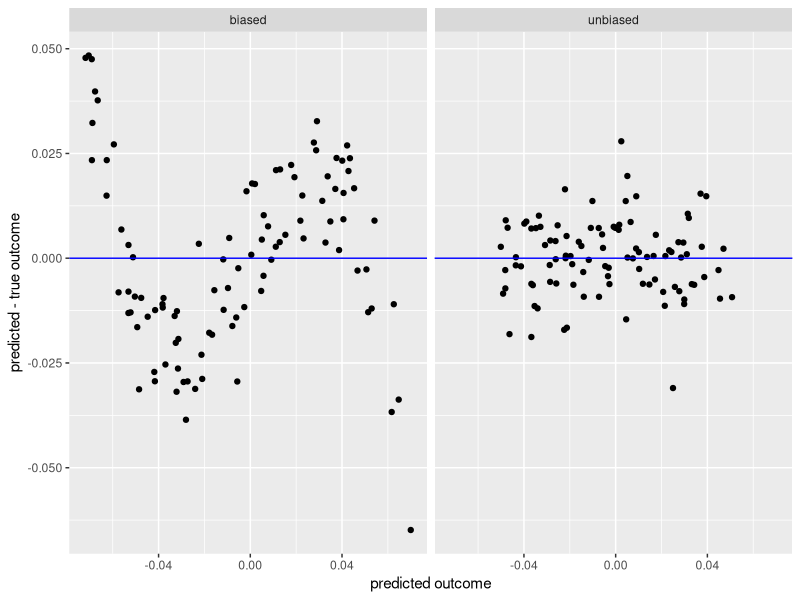
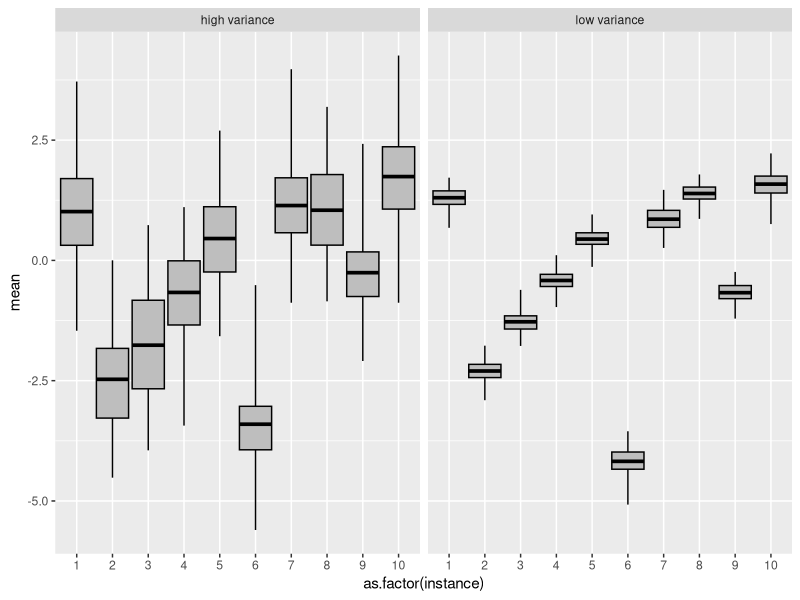
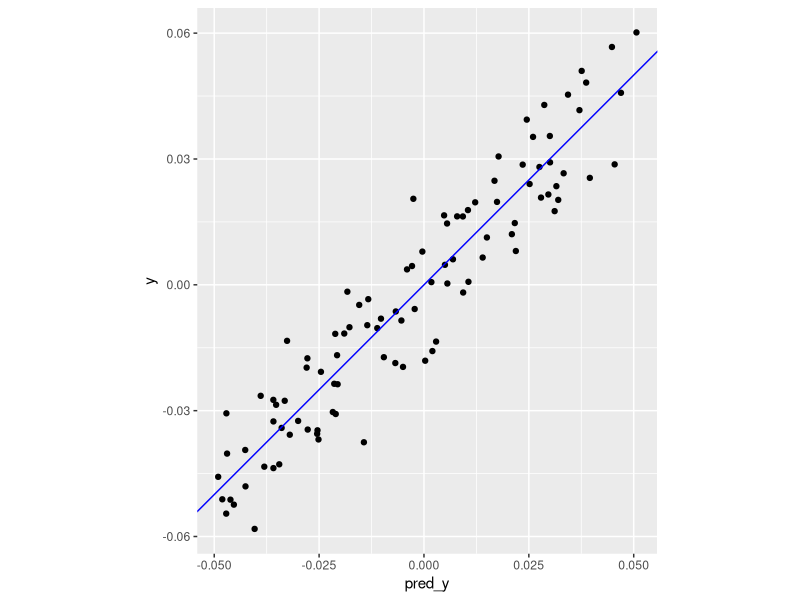
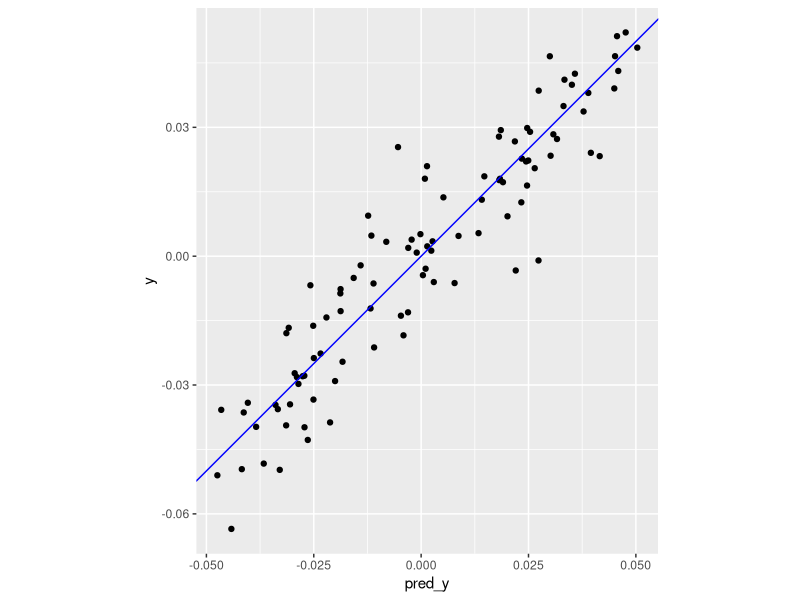
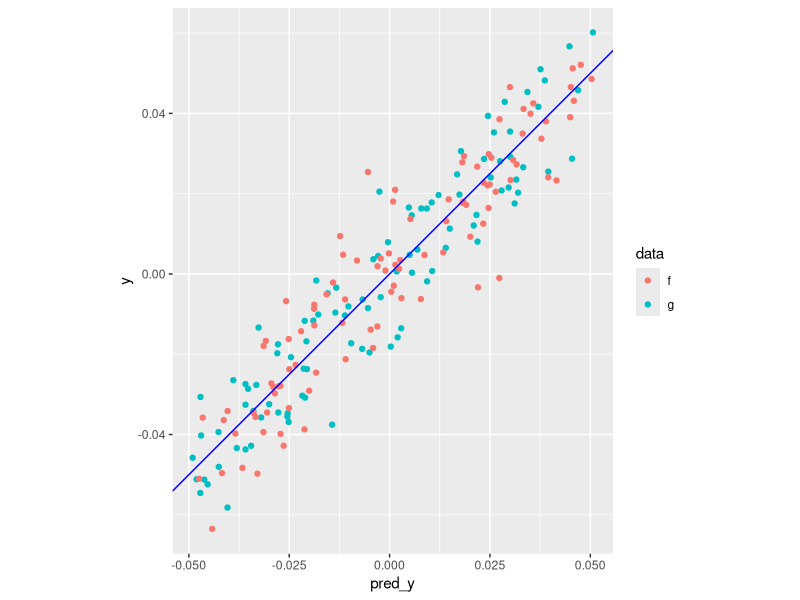

R code for these plots, in order:
# Generate some examples for the validating models slide
library(ggplot2)

set.seed(45345354)
 # -------------- example of bias --------------
N = 100
x = runif(N) - 0.5

d = data.frame(x=x, y=x^3 + 0.01*rnorm(N))
mod_d = lm(y~x, data=d)
d$pred_y = predict(mod_d, newdata=d)
d$model = "biased"
# unbiased
g = data.frame(x=x, y=0.1*x+0.01*rnorm(N))
mod_g = lm(y~x, data=g)
g$pred_y = predict(mod_g, newdata=g)
g$model = "unbiased"

perf = rbind(d[, c("y", "pred_y", "model")], g[, c("y", "pred_y", "model")])

ggplot(perf, aes(x=pred_y, y=pred_y-y)) +
  geom_point() + geom_abline(slope=0, color="blue") +
  scale_x_continuous("predicted outcome") + scale_y_continuous("predicted - true outcome") +
  facet_wrap(~model)

# --------------  variance: trees are high variance ------------------
library(rpart)
library(ggplot2)

set.seed(45345354)

generateSet = function(npts) {
  means = c(-1, 0, 1)
  names(means) = c("a", "b", "c")
  x1 = rnorm(npts)
  x2 = pi*(runif(npts)-0.5)
  x3 = sample(names(means), size=npts, replace=TRUE)
  x3_v= rnorm(npts) + means[x3]
  y = 2*x1 + sin(x2) + x3_v
  data.frame(x1=x1, x2=x2, x3=x3, y=y)
}

Ntrain = 100
Ntest=10
Nexp = 100

test = generateSet(Ntest)

experiments=NULL
for(i in seq_len(Nexp)) {
  train = generateSet(Ntrain)
  fmla = as.formula(y ~ x1+x2+x3)
  tfit = rpart(fmla, data=train)
  lfit = lm(fmla, data=train)

  # run it on test, and then collect the results
  # not efficient to do it this way, but whatevs
  tmp = rbind(data.frame(instance=seq_len(Ntest), model="high variance",
                         prediction=predict(tfit, newdata=test, type="vector")),
              data.frame(instance=seq_len(Ntest), model="low variance",
                         prediction=predict(lfit, newdata=test, type="response")))
  if(is.null(experiments)) {
    experiments=tmp
  } else {
    experiments=rbind(experiments, tmp)
  }
}


p75 = function(x) quantile(x, 0.75)
p25 = function(x) quantile(x, 0.25)


# there's probably a ddply way to do this
stats = aggregate(prediction ~ model+instance, data=experiments, FUN=mean)
colnames(stats) = c("model", "instance", "mean")
stats$min = aggregate(prediction~model+instance, data=experiments, FUN=min)[,3]
stats$max = aggregate(prediction~model+instance, data=experiments, FUN=max)[,3]
stats$q25 = aggregate(prediction~model+instance, data=experiments, FUN=p25)[,3]
stats$q75 = aggregate(prediction~model+instance, data=experiments, FUN=p75)[,3]

ggplot(stats, aes(x=as.factor(instance), y=mean)) +
  geom_linerange(aes(ymin=min, ymax=max)) +
  geom_crossbar(aes(ymin=q25, ymax=q75), fill="gray") +
  facet_wrap(~model)

#------ to make the test and training error graphs

set.seed(45345354)
N = 100
x = runif(N) - 0.5

g = data.frame(x=x, y=0.1*x+0.01*rnorm(N))
mod_g = lm(y~x, data=g)
g$pred_y = predict(mod_g, newdata=g)

ggplot(g, aes(x=pred_y, y=y)) +
  geom_point() + geom_abline(slope=1, color="blue") + coord_fixed()

# test set
xt = runif(N) - 0.5
f = data.frame(x=xt, y=0.1*xt+0.01*rnorm(N))
f$pred_y = predict(mod_g, newdata=f)

ggplot(f, aes(x=pred_y, y=y)) +
  geom_point() + geom_abline(slope=1, color="blue") + coord_fixed()

g$data="g"
f$data="f"
both = rbind(g, f)

ggplot(both, aes(x=pred_y, y=y, color=data)) +
  geom_point() + geom_abline(slope=1, color="blue") + coord_fixed()
